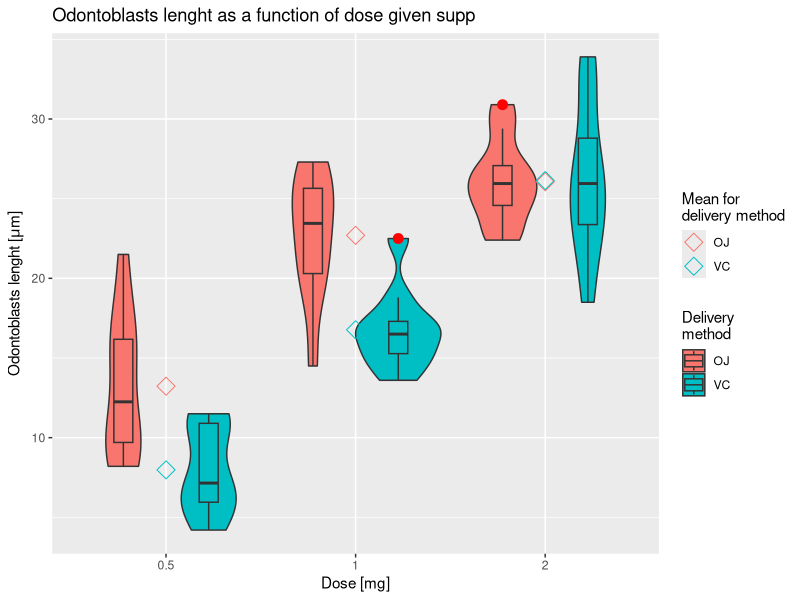

Write R code to recreate this figure.
library(datasets)
library(ggplot2)
data("ToothGrowth")

str(ToothGrowth)
unique(ToothGrowth$dose)

ge <- ggplot(ToothGrowth, aes(factor(dose), len))
ge <- ge + geom_violin(aes(fill = factor(supp)))
ge <- ge + geom_boxplot(aes(fill = factor(supp)), width = .2, position = position_dodge(.9), outlier.colour = "red", outlier.size = 3)
ge <- ge + xlab("Dose [mg]")
ge <- ge + ylab(expression(paste("Odontoblasts lenght [", mu,"m]")))
ge <- ge + ggtitle("Odontoblasts lenght as a function of dose given supp")
# ge <- ge + geom_jitter(alpha=0.5, aes(color = supp), position = position_jitter(width = 0.1))
ge <- ge + stat_summary(aes(color = supp), fun.y = mean, geom = "point", size = 4, shape = 5)
ge <- ge + scale_color_discrete(name = "Mean for\ndelivery method")
ge <- ge + scale_fill_discrete(name = "Delivery\nmethod")
ge

# Hypotheses for testing
# 
# 1. There is difference in length between OJ and VC dose-wise (OJ vs VC | dose)
# 2. There is advantage of higher doses for both OJ and VC (0.5 vs 2 | supp)
# 
# Assumptions:
# 1. Approximately normal distributions of data in each group
# 2. Unequal variances (based on violin plot)
# 3. Uncontrolled variables are randomized across groups
# 
# 